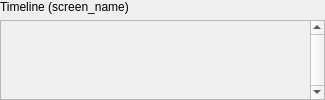
<?xml version="1.0" encoding="UTF-8"?>
<ui version="4.0">
 <class>Timeline</class>
 <widget class="QWidget" name="Timeline">
  <property name="geometry">
   <rect>
    <x>0</x>
    <y>0</y>
    <width>325</width>
    <height>100</height>
   </rect>
  </property>
  <property name="sizePolicy">
   <sizepolicy hsizetype="Preferred" vsizetype="Preferred">
    <horstretch>0</horstretch>
    <verstretch>0</verstretch>
   </sizepolicy>
  </property>
  <property name="minimumSize">
   <size>
    <width>325</width>
    <height>100</height>
   </size>
  </property>
  <property name="maximumSize">
   <size>
    <width>400</width>
    <height>16777215</height>
   </size>
  </property>
  <property name="windowTitle">
   <string>Form</string>
  </property>
  <layout class="QVBoxLayout" name="verticalLayout" stretch="0,0">
   <property name="sizeConstraint">
    <enum>QLayout::SetDefaultConstraint</enum>
   </property>
   <property name="margin">
    <number>0</number>
   </property>
   <item>
    <widget class="QLabel" name="ql_timeline_name">
     <property name="text">
      <string notr="true">Timeline (screen_name)</string>
     </property>
    </widget>
   </item>
   <item>
    <widget class="QScrollArea" name="qsa_tweets">
     <property name="frameShadow">
      <enum>QFrame::Sunken</enum>
     </property>
     <property name="verticalScrollBarPolicy">
      <enum>Qt::ScrollBarAlwaysOn</enum>
     </property>
     <property name="horizontalScrollBarPolicy">
      <enum>Qt::ScrollBarAlwaysOff</enum>
     </property>
     <property name="widgetResizable">
      <bool>true</bool>
     </property>
     <widget class="QWidget" name="qsa_tweets_content">
      <property name="geometry">
       <rect>
        <x>0</x>
        <y>0</y>
        <width>303</width>
        <height>75</height>
       </rect>
      </property>
     </widget>
    </widget>
   </item>
  </layout>
 </widget>
 <resources/>
 <connections/>
</ui>
